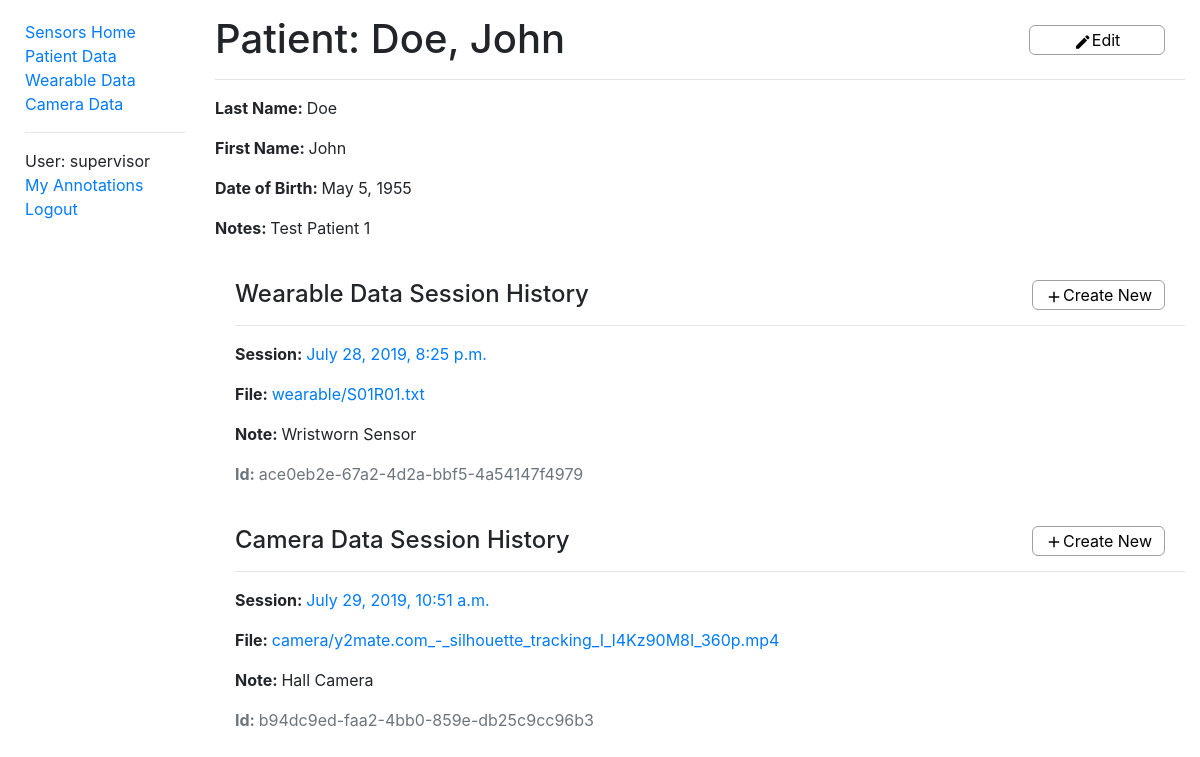
/sensors/patientdata/1 (signed in), run on the app's committed database.
### sensors/models.py (models this page shows, shortened)
class PatientData(models.Model):
    id = models.AutoField(primary_key=True)
    first_name = models.CharField(max_length=50, help_text='Patient first name')
    last_name = models.CharField(max_length=50, help_text='Patient last name')
    date_of_birth = models.DateField()
    notes = models.CharField(max_length=500, help_text='Notes regarding patient')
    class Meta:
        ordering = ['last_name']
        permissions = (("can_alter_patientdata", "Can create or edit patient data entries."),)
    def __str__(self):
        return f'{self.last_name}, {self.first_name}'

class WearableData(models.Model):
    id = models.UUIDField(primary_key=True, default=uuid.uuid4, help_text='Unique ID for this wearable data')
    patient = models.ForeignKey('PatientData', on_delete=models.CASCADE, null=True, related_name='wearables')
    filename = models.FileField(upload_to='wearable/')
    time = models.DateTimeField()
    note = models.CharField(max_length=500, help_text='Note regarding wearable')
    class Meta:
        ordering = ['patient', '-time']
        permissions = (("can_alter_wearabledata", "Can create or edit wearable data entries."),)

class CameraData(models.Model):
    id = models.UUIDField(primary_key=True, default=uuid.uuid4, help_text='Unique ID for this wearable data')
    patient = models.ForeignKey('PatientData', on_delete=models.CASCADE, null=True, related_name='cameras')
    filename = models.FileField(upload_to='camera/')
    time = models.DateTimeField()
    note = models.CharField(max_length=500, help_text='Note regarding camera')
    class Meta:
        ordering = ['patient', '-time']
        permissions = (("can_alter_cameradata", "Can create or edit camera data entries."),)

### sensors/views.py (the view)
# urls.py: re_path(r'^patientdata/(?P<pk>\d+)$', views.PatientDataDetailView.as_view(), name='patientdata-detail'),
class PatientDataDetailView(LoginRequiredMixin, generic.DetailView):
    model = PatientData

### sensors/context_processors.py (called while the page is built)
def extra_context(request):
    return {'media_url': settings.MEDIA_URL}

### sensors/templates/sensors/patientdata_detail.html
{% extends "base.html" %}
{% block content %}
  <div class="titleText">
    <h1>Patient: {{ patientdata }}</h1>
    {% if perms.sensors.can_alter_patientdata %}
      <button id="edit" class="titleButton controlButtonXL" data-toggle="tooltip" data-placement="bottom" data-trigger="hover"
            title="Edit Camera Data"><i class="material-icons buttonIconS">create</i>Edit</button>
    {% endif %}
  </div>
  <hr>
  <p><strong>Last Name: </strong>{{ patientdata.last_name }}</p>
  <p><strong>First Name: </strong>{{ patientdata.first_name }}</p>
  <p><strong>Date of Birth: </strong>{{ patientdata.date_of_birth }}</p>
  <p><strong>Notes: </strong>{{ patientdata.notes }}</p>
  <div style="margin-left:20px;margin-top:40px">
    <div class="titleText">
      <h4>Wearable Data Session History</h4>
      {% if perms.sensors.can_alter_wearabledata %}
        <button type='button' class="createNewSessionButton controlButtonXL"><i class="material-icons buttonIconS">add</i>Create New</button>
      {% endif %}
    </div>
    {% for wearable in patientdata.wearables.all %}
      <hr>
      <p><strong>Session: </strong><a href="{% url 'wearabledata-detail' wearable.id %}">{{ wearable.time }}</a></p>
      <p><strong>File: </strong><a href="{{ media_url }}{{ wearable.filename }}">{{ wearable.filename }}</a></p>
      <p><strong>Note: </strong>{{wearable.note}}</p>
      <p class='text-muted'><strong>Id: </strong>{{wearable.id}}</p>
    {% empty %}
      <hr>
      <p><em>No data.</em></p>
    {% endfor %}
  </div>
  <div style="margin-left:20px;margin-top:40px">
    <div class="titleText">
      <h4>Camera Data Session History</h4>
      {% if perms.sensors.can_alter_cameradata %}
        <button type='button' class="createNewSessionButton controlButtonXL"><i class="material-icons buttonIconS">add</i>Create New</button>
      {% endif %}
    </div>
    {% for camera in patientdata.cameras.all %}
      <hr>
      <p><strong>Session: </strong><a href="{% url 'cameradata-detail' camera.id %}">{{ camera.time }}</a></p>
      <p><strong>File: </strong><a href="{{ media_url }}{{ camera.filename }}">{{ camera.filename }}</a></p>
      <p><strong>Note: </strong>{{camera.note}}</p>
      <p class='text-muted'><strong>Id: </strong>{{camera.id}}</p>
    {% empty %}
      <hr>
      <p><em>No data.</em></p>
    {% endfor %}
  </div>
{% endblock %}

### sensors/templates/base.html (shortened to what this page needs)
<!DOCTYPE html>
<html xmlns="http://www.w3.org/1999/xhtml" lang="en-GB" xml:lang="en-GB">
<head>
  <link rel="stylesheet"
        href="https://stackpath.bootstrapcdn.com/bootstrap/4.1.3/css/bootstrap.min.css"
>
  {% load static %}
  <link rel="stylesheet"
        href="{% static 'css/styles.css' %}">
</head>
<body>
<div class="container-fluid">
  <div class="row">
    <div class="col-sm-2">
      {% block sidebar %}
        <ul class="sidebar-nav">
          <li><a href="{% url 'index' %}">Sensors Home</a></li>
          {% if user.is_authenticated %}
            <li><a href="{% url 'patientdata' %}">Patient Data</a></li>
            <li><a href="{% url 'wearabledata' %}">Wearable Data</a></li>
            <li><a href="{% url 'cameradata' %}">Camera Data</a></li>
            <hr>
            <li>User: {{ user.get_username }}</li>
            <li><a href="{% url 'my-annotations' %}">My Annotations</a></li>
            <li><a href="{% url 'logout'%}?next={{request.path}}">Logout</a></li>
          {% else %}
            <li><a href="{% url 'login'%}?next={{request.path}}">Login</a></li>
          {% endif %}
        </ul>
      {% endblock %}
    </div>
    <div class="col-sm-10" style=margin-top:15px;padding:10">
      {% block content %}{% endblock %}
    </div>
  </div>
</div>
</body>
</html>

### sensors/static/css/styles.css (style rules this page uses)
.sidebar-nav { margin-top: 20px; margin-left: 10px; padding: 0; list-style: none; }
.titleText { position: relative; }
.titleButton { position: absolute; right: 20px; top: 10px; }
.createNewSessionButton { position: absolute; right: 20px; top: 0px; }
.buttonIconS { position: relative; font-size: 18px; vertical-align: middle; }
.controlButtonXL, .controlButtonL, .controlButtonM, .controlButtonS, .controlButtonXS, .dropDown, .dropDownS, .downloadFormatDropDown, .rewindTextValue, .otherText, .currentFrameText { display: table-cell; vertical-align: top; border: 1px solid #a0a0a0; }
.controlButtonXL, .controlButtonL, .controlButtonM, .controlButtonS { background-color: white; height: 30px; border-radius: 6px; }
.controlButtonXL { width: 14%; min-width: 120px; }

### data on the page
PatientData: last_name+first_name "Doe, John", last_name "Doe", first_name "John", date_of_birth "May 5, 1955", notes "Test Patient 1"
WearableData: time "July 28, 2019, 8:25 p.m.", filename "wearable/S01R01.txt", note "Wristworn Sensor", id "ace0eb2e-67a2-4d2a-bbf5-4a54147f4979"
CameraData: time "July 29, 2019, 10:51 a.m.", filename "camera/y2mate.com_-_silhouette_tracking_I_l4Kz90M8I_360p.mp4", note "Hall Camera", id "b94dc9ed-faa2-4bb0-859e-db25c9cc96b3"

### other printed values
{{ user.get_username }} "supervisor"
